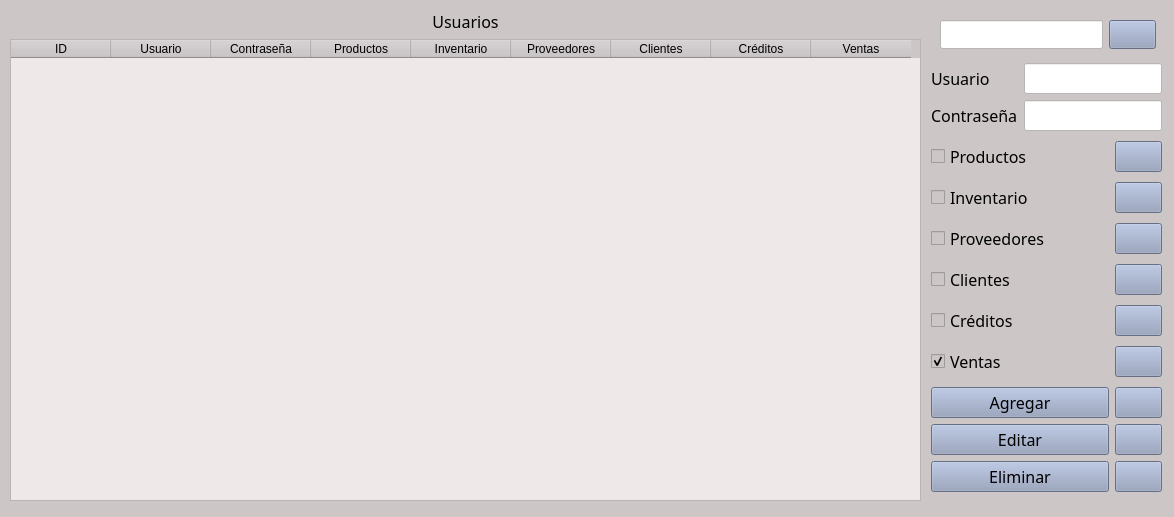
<?xml version="1.0" encoding="UTF-8"?>
<ui version="4.0">
 <class>Form</class>
 <widget class="QWidget" name="Form">
  <property name="geometry">
   <rect>
    <x>0</x>
    <y>0</y>
    <width>1174</width>
    <height>517</height>
   </rect>
  </property>
  <property name="font">
   <font>
    <family>Arial Unicode MS</family>
    <pointsize>12</pointsize>
    <weight>9</weight>
    <italic>false</italic>
    <bold>false</bold>
   </font>
  </property>
  <property name="windowTitle">
   <string>Usuarios</string>
  </property>
  <property name="styleSheet">
   <string notr="true">*{font: 75 12pt &quot;Arial Unicode MS&quot;}
QWidget{
	background-color:rgb(204, 198, 199)
}
QTableWidget{
	background-color: rgb(238, 232, 233)
}
QLineEdit{
	background-color: white
}
QPushButton{
	background-color:rgb(144, 156, 186)
}</string>
  </property>
  <widget class="QWidget" name="layoutWidget">
   <property name="geometry">
    <rect>
     <x>10</x>
     <y>10</y>
     <width>911</width>
     <height>491</height>
    </rect>
   </property>
   <layout class="QVBoxLayout" name="verticalLayout">
    <item>
     <widget class="QLabel" name="label">
      <property name="font">
       <font>
        <family>Arial Unicode MS</family>
        <pointsize>12</pointsize>
        <weight>9</weight>
        <italic>false</italic>
        <bold>false</bold>
       </font>
      </property>
      <property name="text">
       <string>Usuarios</string>
      </property>
      <property name="alignment">
       <set>Qt::AlignCenter</set>
      </property>
     </widget>
    </item>
    <item>
     <widget class="QTableWidget" name="tableUsuarios">
      <property name="enabled">
       <bool>true</bool>
      </property>
      <property name="editTriggers">
       <set>QAbstractItemView::NoEditTriggers</set>
      </property>
      <property name="sortingEnabled">
       <bool>false</bool>
      </property>
      <property name="wordWrap">
       <bool>true</bool>
      </property>
      <attribute name="verticalHeaderVisible">
       <bool>false</bool>
      </attribute>
      <column>
       <property name="text">
        <string>ID</string>
       </property>
      </column>
      <column>
       <property name="text">
        <string>Usuario</string>
       </property>
      </column>
      <column>
       <property name="text">
        <string>Contraseña</string>
       </property>
      </column>
      <column>
       <property name="text">
        <string>Productos</string>
       </property>
      </column>
      <column>
       <property name="text">
        <string>Inventario</string>
       </property>
      </column>
      <column>
       <property name="text">
        <string>Proveedores</string>
       </property>
      </column>
      <column>
       <property name="text">
        <string>Clientes</string>
       </property>
      </column>
      <column>
       <property name="text">
        <string>Créditos</string>
       </property>
      </column>
      <column>
       <property name="text">
        <string>Ventas</string>
       </property>
      </column>
     </widget>
    </item>
   </layout>
  </widget>
  <widget class="QWidget" name="layoutWidget">
   <property name="geometry">
    <rect>
     <x>931</x>
     <y>59</y>
     <width>231</width>
     <height>441</height>
    </rect>
   </property>
   <layout class="QVBoxLayout" name="verticalLayout_6">
    <item>
     <layout class="QHBoxLayout" name="horizontalLayout_5">
      <item>
       <layout class="QVBoxLayout" name="verticalLayout_4">
        <item>
         <widget class="QLabel" name="label_2">
          <property name="text">
           <string>Usuario</string>
          </property>
         </widget>
        </item>
        <item>
         <widget class="QLabel" name="label_3">
          <property name="text">
           <string>Contraseña</string>
          </property>
         </widget>
        </item>
       </layout>
      </item>
      <item>
       <layout class="QVBoxLayout" name="verticalLayout_5">
        <item>
         <widget class="QLineEdit" name="usuario"/>
        </item>
        <item>
         <widget class="QLineEdit" name="contrasena"/>
        </item>
       </layout>
      </item>
     </layout>
    </item>
    <item>
     <layout class="QHBoxLayout" name="horizontalLayout_6">
      <item>
       <widget class="QCheckBox" name="productos">
        <property name="text">
         <string>Productos</string>
        </property>
       </widget>
      </item>
      <item>
       <widget class="QPushButton" name="ayudaproductos">
        <property name="sizePolicy">
         <sizepolicy hsizetype="Maximum" vsizetype="Fixed">
          <horstretch>0</horstretch>
          <verstretch>0</verstretch>
         </sizepolicy>
        </property>
        <property name="text">
         <string/>
        </property>
        <property name="icon">
         <iconset>
          <normaloff>icons/help_question_1566.png</normaloff>icons/help_question_1566.png</iconset>
        </property>
       </widget>
      </item>
     </layout>
    </item>
    <item>
     <layout class="QHBoxLayout" name="horizontalLayout_7">
      <item>
       <widget class="QCheckBox" name="inventario">
        <property name="text">
         <string>Inventario</string>
        </property>
       </widget>
      </item>
      <item>
       <widget class="QPushButton" name="ayudainventario">
        <property name="sizePolicy">
         <sizepolicy hsizetype="Maximum" vsizetype="Fixed">
          <horstretch>0</horstretch>
          <verstretch>0</verstretch>
         </sizepolicy>
        </property>
        <property name="text">
         <string/>
        </property>
        <property name="icon">
         <iconset>
          <normaloff>icons/help_question_1566.png</normaloff>icons/help_question_1566.png</iconset>
        </property>
       </widget>
      </item>
     </layout>
    </item>
    <item>
     <layout class="QHBoxLayout" name="horizontalLayout_8">
      <item>
       <widget class="QCheckBox" name="proveedores">
        <property name="text">
         <string>Proveedores</string>
        </property>
       </widget>
      </item>
      <item>
       <widget class="QPushButton" name="ayudaproveedores">
        <property name="sizePolicy">
         <sizepolicy hsizetype="Maximum" vsizetype="Fixed">
          <horstretch>0</horstretch>
          <verstretch>0</verstretch>
         </sizepolicy>
        </property>
        <property name="text">
         <string/>
        </property>
        <property name="icon">
         <iconset>
          <normaloff>icons/help_question_1566.png</normaloff>icons/help_question_1566.png</iconset>
        </property>
       </widget>
      </item>
     </layout>
    </item>
    <item>
     <layout class="QHBoxLayout" name="horizontalLayout_9">
      <item>
       <widget class="QCheckBox" name="clientes">
        <property name="text">
         <string>Clientes</string>
        </property>
       </widget>
      </item>
      <item>
       <widget class="QPushButton" name="ayudaclientes">
        <property name="sizePolicy">
         <sizepolicy hsizetype="Maximum" vsizetype="Fixed">
          <horstretch>0</horstretch>
          <verstretch>0</verstretch>
         </sizepolicy>
        </property>
        <property name="text">
         <string/>
        </property>
        <property name="icon">
         <iconset>
          <normaloff>icons/help_question_1566.png</normaloff>icons/help_question_1566.png</iconset>
        </property>
       </widget>
      </item>
     </layout>
    </item>
    <item>
     <layout class="QHBoxLayout" name="horizontalLayout_10">
      <item>
       <widget class="QCheckBox" name="creditos">
        <property name="text">
         <string>Créditos</string>
        </property>
       </widget>
      </item>
      <item>
       <widget class="QPushButton" name="ayudacreditos">
        <property name="sizePolicy">
         <sizepolicy hsizetype="Maximum" vsizetype="Fixed">
          <horstretch>0</horstretch>
          <verstretch>0</verstretch>
         </sizepolicy>
        </property>
        <property name="text">
         <string/>
        </property>
        <property name="icon">
         <iconset>
          <normaloff>icons/help_question_1566.png</normaloff>icons/help_question_1566.png</iconset>
        </property>
       </widget>
      </item>
     </layout>
    </item>
    <item>
     <layout class="QHBoxLayout" name="horizontalLayout_11">
      <item>
       <widget class="QCheckBox" name="ventas">
        <property name="text">
         <string>Ventas</string>
        </property>
        <property name="checked">
         <bool>true</bool>
        </property>
       </widget>
      </item>
      <item>
       <widget class="QPushButton" name="ayudaventas">
        <property name="sizePolicy">
         <sizepolicy hsizetype="Maximum" vsizetype="Fixed">
          <horstretch>0</horstretch>
          <verstretch>0</verstretch>
         </sizepolicy>
        </property>
        <property name="text">
         <string/>
        </property>
        <property name="icon">
         <iconset>
          <normaloff>icons/help_question_1566.png</normaloff>icons/help_question_1566.png</iconset>
        </property>
       </widget>
      </item>
     </layout>
    </item>
    <item>
     <layout class="QVBoxLayout" name="verticalLayout_2">
      <item>
       <layout class="QHBoxLayout" name="horizontalLayout_2">
        <item>
         <widget class="QPushButton" name="botagregar">
          <property name="text">
           <string>Agregar</string>
          </property>
         </widget>
        </item>
        <item>
         <widget class="QPushButton" name="ayudaagregar">
          <property name="sizePolicy">
           <sizepolicy hsizetype="Maximum" vsizetype="Fixed">
            <horstretch>0</horstretch>
            <verstretch>0</verstretch>
           </sizepolicy>
          </property>
          <property name="text">
           <string/>
          </property>
          <property name="icon">
           <iconset>
            <normaloff>icons/help_question_1566.png</normaloff>icons/help_question_1566.png</iconset>
          </property>
         </widget>
        </item>
       </layout>
      </item>
      <item>
       <layout class="QHBoxLayout" name="horizontalLayout_3">
        <item>
         <widget class="QPushButton" name="boteditar">
          <property name="text">
           <string>Editar</string>
          </property>
         </widget>
        </item>
        <item>
         <widget class="QPushButton" name="ayudaeditar">
          <property name="sizePolicy">
           <sizepolicy hsizetype="Maximum" vsizetype="Fixed">
            <horstretch>0</horstretch>
            <verstretch>0</verstretch>
           </sizepolicy>
          </property>
          <property name="text">
           <string/>
          </property>
          <property name="icon">
           <iconset>
            <normaloff>icons/help_question_1566.png</normaloff>icons/help_question_1566.png</iconset>
          </property>
         </widget>
        </item>
       </layout>
      </item>
      <item>
       <layout class="QHBoxLayout" name="horizontalLayout_4">
        <item>
         <widget class="QPushButton" name="boteliminar">
          <property name="text">
           <string>Eliminar</string>
          </property>
         </widget>
        </item>
        <item>
         <widget class="QPushButton" name="ayudaeliminar">
          <property name="sizePolicy">
           <sizepolicy hsizetype="Maximum" vsizetype="Fixed">
            <horstretch>0</horstretch>
            <verstretch>0</verstretch>
           </sizepolicy>
          </property>
          <property name="text">
           <string/>
          </property>
          <property name="icon">
           <iconset>
            <normaloff>icons/help_question_1566.png</normaloff>icons/help_question_1566.png</iconset>
          </property>
         </widget>
        </item>
       </layout>
      </item>
     </layout>
    </item>
   </layout>
  </widget>
  <widget class="QWidget" name="layoutWidget">
   <property name="geometry">
    <rect>
     <x>940</x>
     <y>20</y>
     <width>216</width>
     <height>29</height>
    </rect>
   </property>
   <layout class="QHBoxLayout" name="horizontalLayout">
    <item>
     <widget class="QLineEdit" name="busqueda"/>
    </item>
    <item>
     <widget class="QPushButton" name="botbusqueda">
      <property name="sizePolicy">
       <sizepolicy hsizetype="Maximum" vsizetype="Fixed">
        <horstretch>0</horstretch>
        <verstretch>0</verstretch>
       </sizepolicy>
      </property>
      <property name="text">
       <string/>
      </property>
      <property name="icon">
       <iconset>
        <normaloff>icons/searchmagnifierinterfacesymbol1_79893.png</normaloff>icons/searchmagnifierinterfacesymbol1_79893.png</iconset>
      </property>
     </widget>
    </item>
   </layout>
  </widget>
 </widget>
 <resources/>
 <connections/>
</ui>
